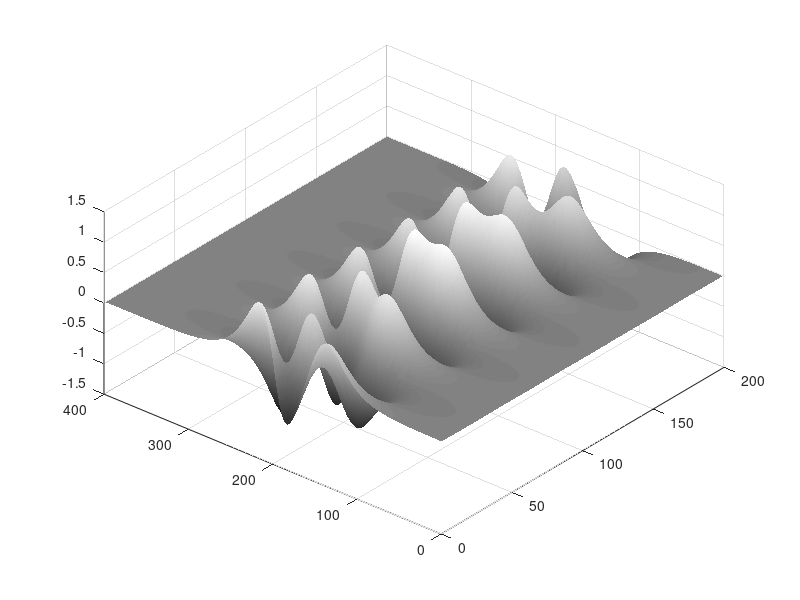
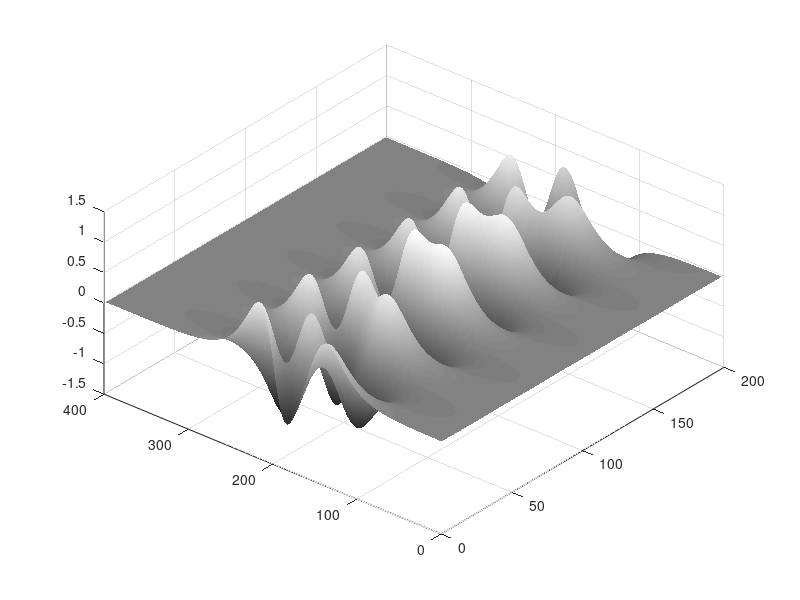

The MATLAB script that drew these images, in order:
clear; clc; close all;

%% Define time and space discretization
xi = linspace(-10,10,400);   % signal is define in this x grid
t = linspace(0, 4*pi, 200);  % time grid
[xGrid, T] = meshgrid(xi,t);

%% Create two spatiotemporal patterns
f1 = sech(xGrid+3.0).*(1.0*exp(1j*2.3*T));
f2 = 2.0*sech(xGrid).*tanh(xGrid).*exp(1j*2.8*T);
f = f1+f2;
X = f.' ; % Each column is the state at a snapshot
clearvars xi f1 f2 f;

%% Visualization
surf(real(X));
shading interp;
colormap(gray);
view(-50,50);

%% Create DMD data matrices
X1 = X(:,1:end-1);
X2 = X(:,2:end);

%% SVD and rank-2 truncation
r = 2;
[U,S,V] = svd(X1,'econ');
Ur = U(:,1:r);
Sr = S(1:r, 1:r);
Vr = V(:,1:r);

Atilde = Ur.' * X2 * Vr/Sr;
[W, D] = eig(Atilde);
Phi = X2*Vr/Sr*W;

figure
Xr = Ur*Sr*Vr.';
surf(real(Xr));
shading interp;
colormap(gray);
view(-50,50);

%% Build Atilde and DMD modes

%% DMD spectra

%% Compute MDM solution

%% Plotting